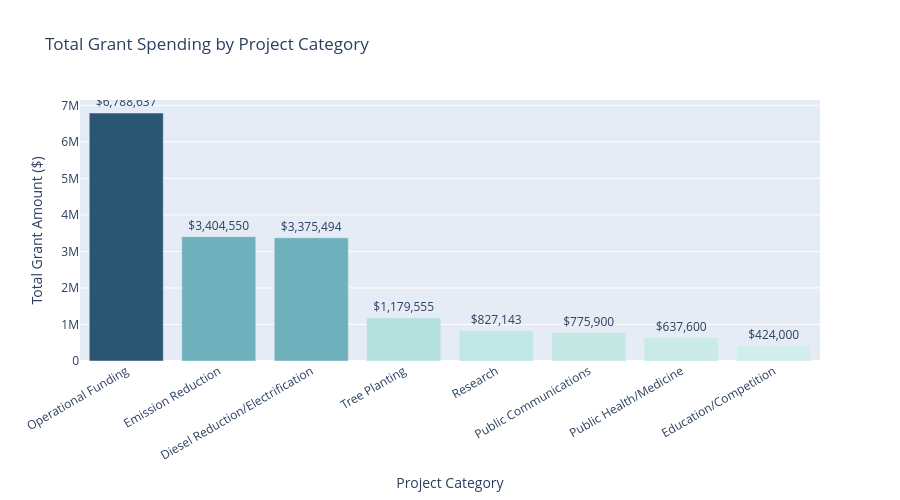

The cell this chart's notebook holds for it:
### Code cell
# Lasya
import pandas as pd
import plotly.express as px
import plotly.graph_objects as go
from plotly.subplots import make_subplots
import warnings
warnings.filterwarnings('ignore')

df = pd.read_csv('/Users/lasyanedunuri/Downloads/1740CAF(DataSet1) (1).csv', encoding='latin-1') 

# Clean Grant Amount: remove $, commas, spaces → float
df['Grant Amount'] = (
    df['Grant Amount']
    .astype(str)
    .str.replace(r'[\$,\s]', '', regex=True)
    .astype(float)
)

# Normalize category columns (strip whitespace)
df['Project Category 1'] = df['Project Category 1'].str.strip()
df['Project Category 2'] = df['Project Category 2'].str.strip()

print(f"Dataset shape: {df.shape}")
print(f"Years covered: {sorted(df['Year'].unique())}")
print(f"Total grant funding: ${df['Grant Amount'].sum():,.0f}")
df.head(10)

cat_spend = (
    df.groupby('Project Category 1')['Grant Amount']
    .sum()
    .reset_index()
    .sort_values('Grant Amount', ascending=False)
)

fig = px.bar(
    cat_spend,
    x='Project Category 1',
    y='Grant Amount',
    title='Total Grant Spending by Project Category',
    color='Grant Amount',
    color_continuous_scale='Teal',
    text='Grant Amount'
)
fig.update_traces(
    texttemplate='$%{text:,.0f}',
    textposition='outside'
)
fig.update_layout(
    xaxis_title='Project Category',
    yaxis_title='Total Grant Amount ($)',
    xaxis_tickangle=-30,
    coloraxis_showscale=False,
    height=500
)
fig.show()

### Figure 1 — Plotly figure (JSON) as saved in the notebook; plotly's stock layout.template omitted (floating-point values rounded to 4 significant figures)
{"data": [{"alignmentgroup": "True", "hovertemplate": "Project Category 1=%{x}<br>Grant Amount=%{marker.color}<extra></extra>", "legendgroup": "", "marker": {"color": [6788637, 3404550, 3375494, 1179555, 827143, 775900, 637600, 424000], "coloraxis": "coloraxis", "pattern": {"shape": ""}}, "name": "", "offsetgroup": "", "orientation": "v", "showlegend": false, "text": [6788637, 3404550, 3375494, 1179555, 827143, 775900, 637600, 424000], "textposition": "outside", "texttemplate": "$%{text:,.0f}", "type": "bar", "x": ["Operational Funding", "Emission Reduction", "Diesel Reduction/Electrification", "Tree Planting", "Research", "Public Communications", "Public Health/Medicine", "Education/Competition"], "xaxis": "x", "y": [6788637, 3404550, 3375494, 1179555, 827143, 775900, 637600, 424000], "yaxis": "y"}], "layout": {"barmode": "relative", "coloraxis": {"colorbar": {"title": {"text": "Grant Amount"}}, "colorscale": [[0, "rgb(209, 238, 234)"], [0.1667, "rgb(168, 219, 217)"], [0.3333, "rgb(133, 196, 201)"], [0.5, "rgb(104, 171, 184)"], [0.6667, "rgb(79, 144, 166)"], [0.8333, "rgb(59, 115, 143)"], [1, "rgb(42, 86, 116)"]], "showscale": false}, "height": 500, "legend": {"tracegroupgap": 0}, "title": {"text": "Total Grant Spending by Project Category"}, "xaxis": {"anchor": "y", "domain": [0, 1], "tickangle": -30, "title": {"text": "Project Category"}}, "yaxis": {"anchor": "x", "domain": [0, 1], "title": {"text": "Total Grant Amount ($)"}}}}
